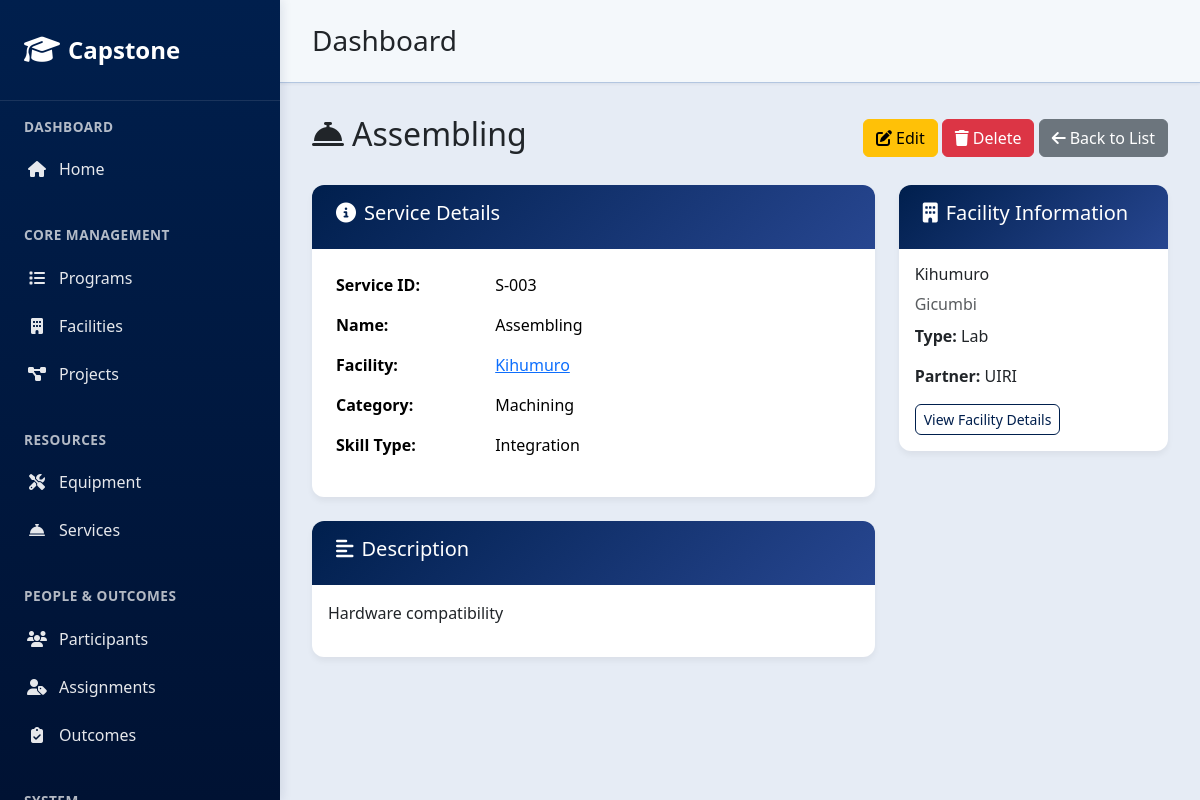
Page /services/4/ on the committed database.
### core/models.py (models this page shows, shortened)
class Service(models.Model):
    service_id = models.CharField(max_length=10, unique=True, blank=True, null=True)
    facility = models.ForeignKey('Facility', on_delete=models.PROTECT, related_name='services', null=True, blank=True)
    name = models.CharField(max_length=200)
    description = models.TextField(blank=True, null=True)
    category = models.CharField(max_length=100, choices=(
        ('Machining', 'Machining'),
        ('Testing', 'Testing'),
        ('Training', 'Training'),
    ), blank=True, null=True)
    skill_type = models.CharField(max_length=100, choices=(
        ('Hardware', 'Hardware'),
        ('Software', 'Software'),
        ('Integration', 'Integration'),
    ), blank=True, null=True)

class Facility(models.Model):
    facility_id = models.CharField(max_length=10, unique=True, blank=True, null=True)
    name = models.CharField(max_length=200)
    location = models.CharField(max_length=200)
    description = models.TextField()
    partner_organization = models.CharField(max_length=200, choices=PARTNER_ORGANIZATION_CHOICES, blank=True, null=True)
    facility_type = models.CharField(max_length=100, choices=FACILITY_TYPE_CHOICES)
    capabilities = models.CharField(max_length=255, choices=CAPABILITIES_CHOICES)

### core/interfaces/controllers/service_views.py (the view)
# urls.py: path('services/<int:pk>/', service_views.ServiceDetailView.as_view(), name='service_detail'),
class ServiceDetailView(DetailView):
    model = Service
    template_name = "core/service_detail.html"
    context_object_name = "service"

### core/templates/core/service_detail.html (shortened to what this page needs)
{% extends 'core/base.html' %}
{% block content %}
<div class="d-flex justify-content-between align-items-center mb-4">
  <h2><i class="fas fa-concierge-bell me-2"></i>{{ service.name }}</h2>
  <div>
    <a href="{% url 'service_update' service.pk %}" class="btn btn-warning">
      <i class="fas fa-edit me-1"></i>Edit
    </a>
    <a href="{% url 'service_delete' service.pk %}" class="btn btn-danger">
      <i class="fas fa-trash me-1"></i>Delete
    </a>
    <a href="{% url 'service_list' %}" class="btn btn-secondary">
      <i class="fas fa-arrow-left me-1"></i>Back to List
    </a>
  </div>
</div>
<div class="row">
  <div class="col-md-8">
    <div class="card">
      <div class="card-header">
        <h5><i class="fas fa-info-circle me-2"></i>Service Details</h5>
      </div>
      <div class="card-body">
        <table class="table table-borderless">
          <tr>
            <th style="width: 30%;">Service ID:</th>
            <td>{{ service.service_id }}</td>
          </tr>
          <tr>
            <th>Name:</th>
            <td>{{ service.name }}</td>
          </tr>
          <tr>
            <th>Facility:</th>
            <td><a href="{% url 'facility_detail' service.facility.pk %}">{{ service.facility.name }}</a></td>
          </tr>
          <tr>
            <th>Category:</th>
            <td>{{ service.category|default:"N/A" }}</td>
          </tr>
          <tr>
            <th>Skill Type:</th>
            <td>{{ service.skill_type|default:"N/A" }}</td>
          </tr>
        </table>
      </div>
    </div>
    {% if service.description %}
    <div class="card mt-4">
      <div class="card-header">
        <h5><i class="fas fa-align-left me-2"></i>Description</h5>
      </div>
      <div class="card-body">
        {{ service.description|linebreaks }}
      </div>
    </div>
    {% endif %}
  </div>
  <div class="col-md-4">
    <div class="card">
      <div class="card-header">
        <h5><i class="fas fa-building me-2"></i>Facility Information</h5>
      </div>
      <div class="card-body">
        <h6>{{ service.facility.name }}</h6>
        <p class="text-muted mb-2">{{ service.facility.location }}</p>
        <p><strong>Type:</strong> {{ service.facility.facility_type }}</p>
        <p><strong>Partner:</strong> {{ service.facility.partner_organization|default:"N/A" }}</p>
        <a href="{% url 'facility_detail' service.facility.pk %}" class="btn btn-sm btn-outline-primary">
          View Facility Details
        </a>
      </div>
    </div>
  </div>
</div>
{% endblock %}

### core/templates/core/base.html (style rules this page uses)
:root { --primary-blue: #001f4d; --light-blue: #274690; --dark-blue: #001233; --blue-hover: #003366; }
.card { border: none; border-radius: 12px; box-shadow: 0 4px 6px rgba(0, 0, 0, 0.05); transition: all 0.3s ease; background: white; }
.card-header { background: linear-gradient(135deg, var(--primary-blue), var(--light-blue)); color: #fff; border-radius: 12px 12px 0 0 !important; padding: 1rem 1.5rem; border: none; }
.btn-outline-primary { color: var(--primary-blue); border-color: var(--primary-blue); border-radius: 6px; background: #fff; }

### rows in the picture
Service: name "Assembling", service_id "S-003", facility.name "Kihumuro", category "Machining", skill_type "Integration", description "Hardware compatibility", facility.location "Gicumbi", facility.facility_type "Lab", facility.partner_organization "UIRI"
